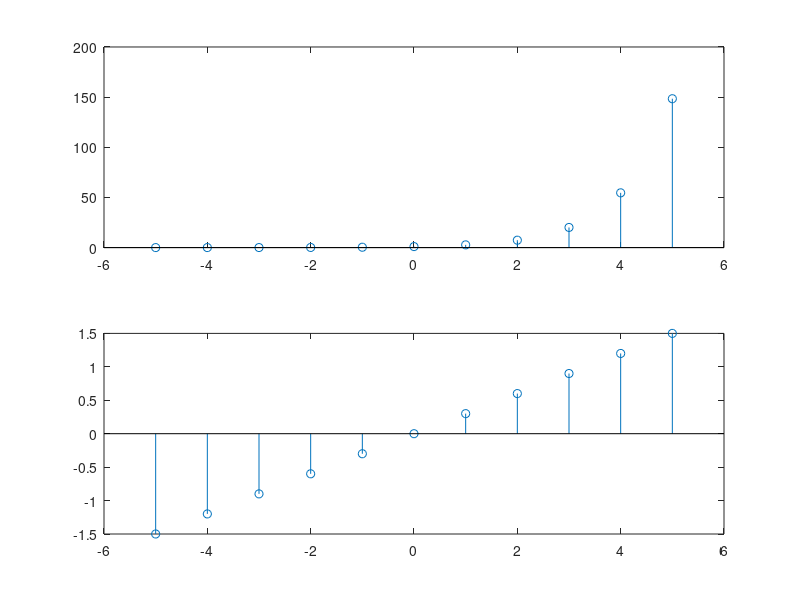

The MATLAB source for this figure:
% complex exponential with w=0.3 radians
% script file
n=-5:5;
y=exp((1+(j*0.3))*n);
subplot(2,1,1);
stem(n,abs(y));
subplot(2,1,2);
stem(n,angle(y));
% phase is in radians and within + or - pi
